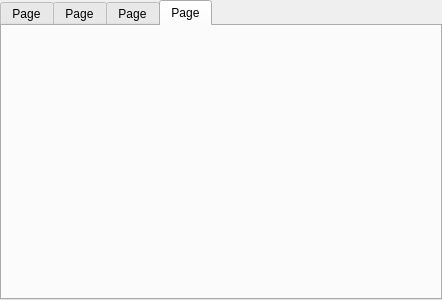
<?xml version="1.0" encoding="UTF-8"?>
<ui version="4.0">
 <class>FeatureTabWidgetBase</class>
 <widget class="QTabWidget" name="FeatureTabWidgetBase">
  <property name="geometry">
   <rect>
    <x>0</x>
    <y>0</y>
    <width>442</width>
    <height>300</height>
   </rect>
  </property>
  <property name="windowTitle">
   <string>TabWidget</string>
  </property>
  <property name="currentIndex">
   <number>3</number>
  </property>
  <widget class="PaddockWidget" name="paddockTab">
   <attribute name="title">
    <string>Page</string>
   </attribute>
  </widget>
  <widget class="FenceWidget" name="fenceTab">
   <attribute name="title">
    <string>Page</string>
   </attribute>
  </widget>
  <widget class="PipelineWidget" name="pipelineTab">
   <attribute name="title">
    <string>Page</string>
   </attribute>
  </widget>
  <widget class="WaterpointWidget" name="waterpointTab">
   <attribute name="title">
    <string>Page</string>
   </attribute>
  </widget>
 </widget>
 <customwidgets>
  <customwidget>
   <class>PaddockWidget</class>
   <extends>QWidget</extends>
   <header>mlapp/src/views/paddock_view/paddock_widget</header>
   <container>1</container>
  </customwidget>
  <customwidget>
   <class>FenceWidget</class>
   <extends>QWidget</extends>
   <header>mlapp/src/views/fence_view/fence_widget</header>
   <container>1</container>
  </customwidget>
  <customwidget>
   <class>PipelineWidget</class>
   <extends>QWidget</extends>
   <header>mlapp/src/views/pipeline_view/pipeline_widget</header>
   <container>1</container>
  </customwidget>
  <customwidget>
   <class>WaterpointWidget</class>
   <extends>QWidget</extends>
   <header>mlapp/src/views/waterpoint_view/waterpoint_widget</header>
   <container>1</container>
  </customwidget>
 </customwidgets>
 <resources/>
 <connections/>
</ui>
